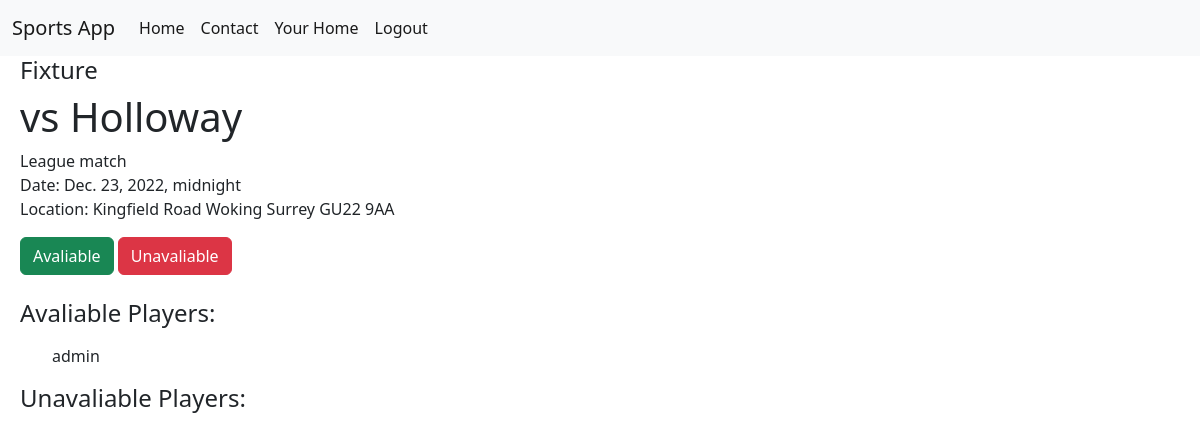
Page /app/fixture/2 (signed in) on the committed database.
### sportsapp/models.py (models this page shows)
class Fixture(models.Model):
    name = models.CharField(max_length=100)
    date = models.DateTimeField()
    description = models.CharField(max_length=255)
    location = models.CharField(max_length=255)
    teamID = models.ForeignKey(Team, on_delete=models.CASCADE)

### sportsapp/views.py (the view, shortened to what this page needs)
# urls.py: path('fixture/<int:fixture>', views.fixtureHome, name='fixtureHome')
@login_required(login_url='/accounts/login/')
def fixtureHome(request, fixture):
    context = {}
    currentFixture = Fixture.objects.filter(id=fixture).first()
    if (currentFixture):
        context["fixture"] = currentFixture
        usersAvaliableList = []
        usersAvaliable = Avaliability.objects.filter(fixtureID=currentFixture, avaliable=True).all()
        if (usersAvaliable):
            for user in usersAvaliable:
                currentUser = User.objects.filter(id=user.userID.id).first()
                usersAvaliableList.append(currentUser)
            context["avaliable"] = usersAvaliableList
        usersUnavaliableList = []
        usersUnavaliable = Avaliability.objects.filter(fixtureID=currentFixture, avaliable=False).all()
        if (usersUnavaliable):
            for user in usersUnavaliable:
                currentUser = User.objects.filter(id=user.userID.id).first()
                usersUnavaliableList.append(currentUser)
            context["unavaliable"] = usersUnavaliableList
    else:
        context["error"] = True
    return render(request, "fixtures/fixtureHome.html", context)

### sportsapp/templates/fixtures/fixtureHome.html (shortened to what this page needs)
{% extends 'base.html' %}
{% block content %}
<div style="margin-left: 20px;">
    {% if fixture %}
        <h4>Fixture</h4>
        <h1>{{fixture.name}}</h1>
        <p>
            {{fixture.description}}<br/>
            Date: {{fixture.date}}<br/>
            Location: {{fixture.location}}<br/>
        </p>
        <form method="POST">
            <input type="submit" value="Avaliable" class="btn btn-success" name="avaliable" />
            <input type="submit" value="Unavaliable" class="btn btn-danger" name="unavaliable" />
        </form>
        <br/>
        <h4>Avaliable Players: </h4>
        <p>
            {% if avaliable %}
                {% for user in avaliable %}
                    <ul>{{user.username}}</ul>
                {% endfor %}
            {% endif %}
        </p>
        <h4>Unavaliable Players: </h4>
    {% else %}
        <h1>Fixture not found</h1>
    {% endif %}
</div>
{% endblock content %}

### rows in the picture
Fixture: name "vs Holloway", description "League match", date "Dec. 23, 2022, midnight", location "Kingfield Road Woking Surrey GU22 9AA"

### other values in the picture
{{ user.username }} "admin"
